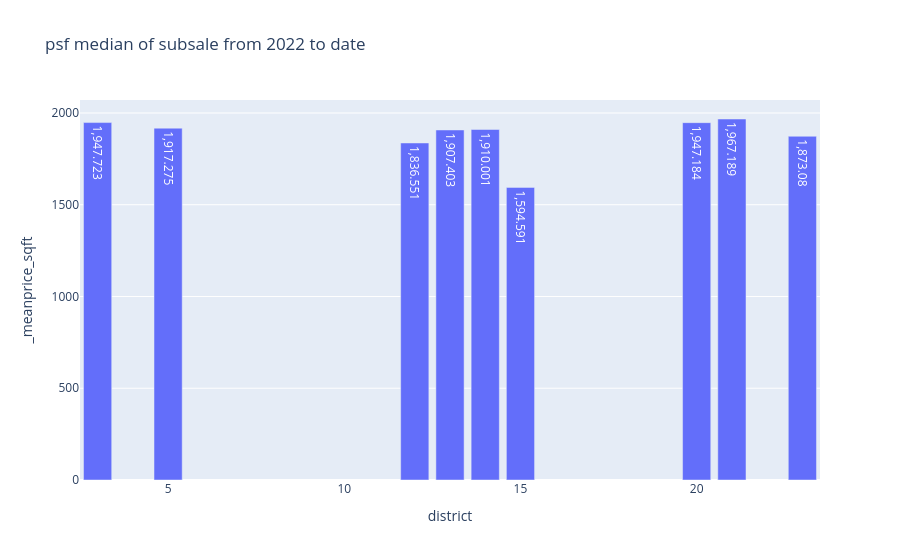

Notebook code for this chart:
### Code cell
fig = px.bar(g4, y="_meanprice_sqft", text_auto=True,title='psf median of subsale from 2022 to date')
fig.show()

### Figure 1 — Plotly figure (JSON) as saved in the notebook; plotly's stock layout.template omitted (floating-point values rounded to 4 significant figures)
{"data": [{"alignmentgroup": "True", "hovertemplate": "district=%{x}<br>_meanprice_sqft=%{y}<extra></extra>", "legendgroup": "", "marker": {"color": "#636efa", "pattern": {"shape": ""}}, "name": "", "offsetgroup": "", "orientation": "v", "showlegend": false, "textposition": "auto", "texttemplate": "%{y}", "type": "bar", "x": [15, 20, 12, 13, 3, 23, 21, 14, 5], "xaxis": "x", "y": [1595.0, 1947.0, 1837.0, 1907.0, 1948.0, 1873.0, 1967.0, 1910.0, 1917.0], "yaxis": "y"}], "layout": {"barmode": "relative", "legend": {"tracegroupgap": 0}, "title": {"text": "psf median of subsale from 2022 to date"}, "xaxis": {"anchor": "y", "domain": [0, 1], "title": {"text": "district"}}, "yaxis": {"anchor": "x", "domain": [0, 1], "title": {"text": "_meanprice_sqft"}}}}
